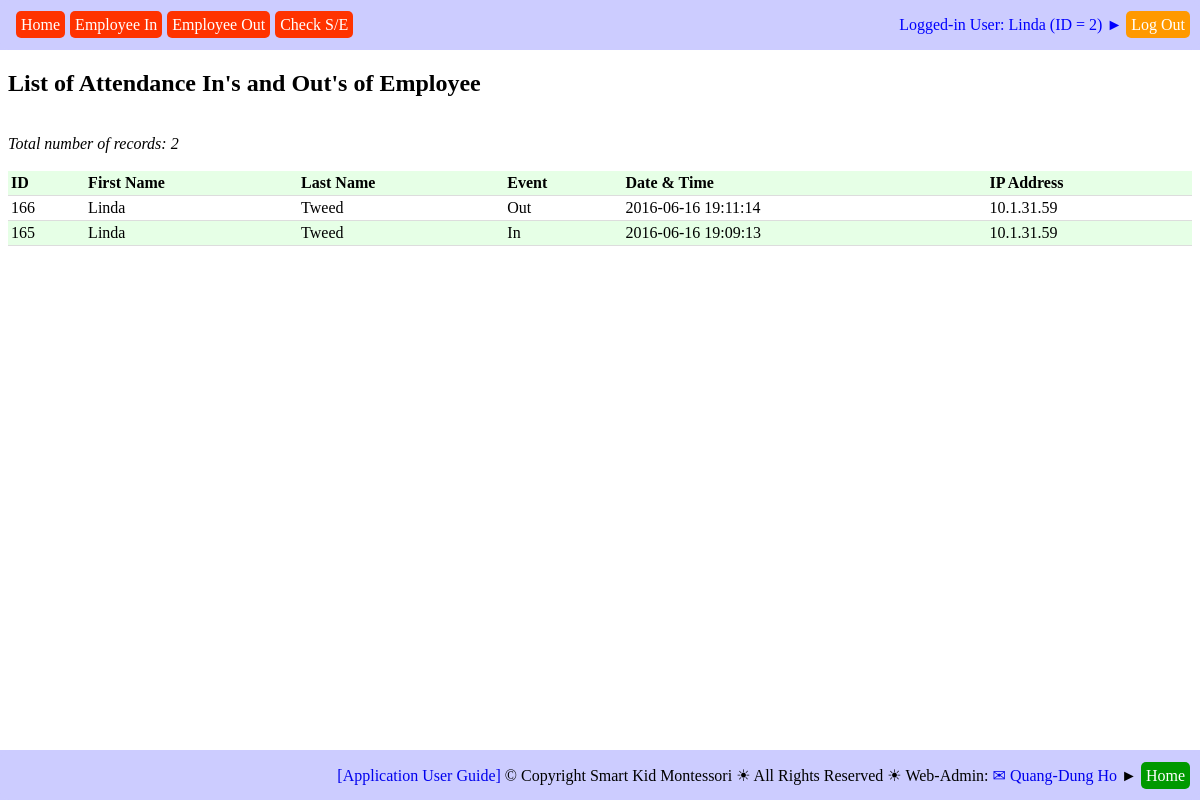
The page /report_employee_attendances.php (signed in) on the database as committed earlier.
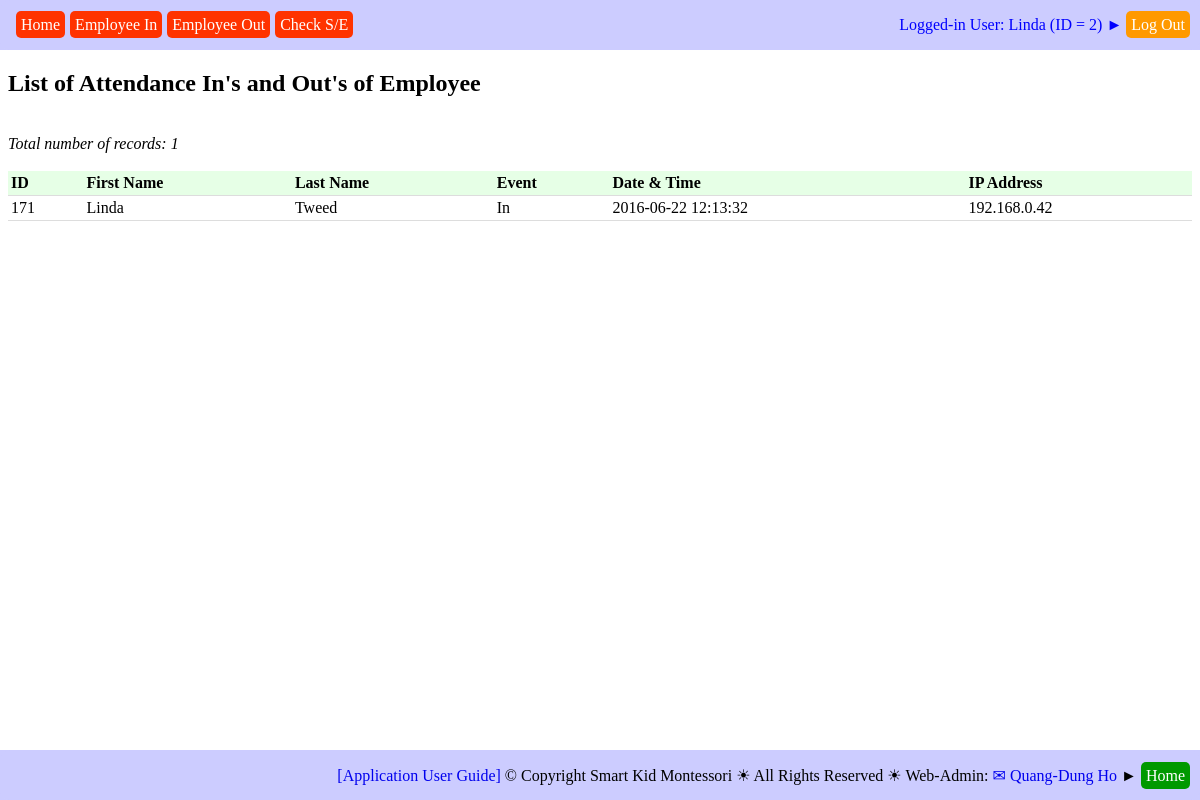
The same page on the database as committed later.
### tables this page shows
CREATE TABLE `web_pages` (
  `PAGE_ID` int(11) NOT NULL,
  `TAG_CLASS` varchar(50) NOT NULL,
  `TYPE` varchar(20) NOT NULL,
  `HREF` varchar(500) NOT NULL,
  `ICON_URL` varchar(500) NOT NULL,
  `TITLE` varchar(200) NOT NULL,
  `TITLE_SHORT` varchar(200) NOT NULL,
  `STATUS` varchar(20) NOT NULL
);

CREATE TABLE `employee_attendances` (
  `EMP_ATT_ID` int(11) NOT NULL,
  `EMP_ID` int(11) NOT NULL,
  `EVENT_TYPE` varchar(5) NOT NULL,
  `DATE_TIME` datetime NOT NULL,
  `IP_ADDR` varchar(50) NOT NULL,
  `NOTES` text NOT NULL
);

CREATE TABLE `employees` (
  `EMP_ID` int(11) NOT NULL,
  `EMP_FIRST_NAME` varchar(50) NOT NULL,
  `EMP_LAST_NAME` varchar(25) NOT NULL,
  `EMP_BIRTHDATE` date NOT NULL,
  `EMP_SEX` varchar(1) NOT NULL,
  `EMP_PHOTO` varchar(50) NOT NULL,
  `EMP_ADDRESS` varchar(50) NOT NULL,
  `EMP_CITY` varchar(20) NOT NULL,
  `EMP_PROVINCE` varchar(20) NOT NULL,
  `EMP_POSTAL_CODE` varchar(10) NOT NULL,
  `EMP_COUNTRY` varchar(20) NOT NULL,
  `EMP_PHONE1` varchar(15) NOT NULL,
  `EMP_PHONE2` varchar(15) DEFAULT NULL,
  `EMP_EMAIL` varchar(50) NOT NULL,
  `EMP_HIRE_DATE` date NOT NULL,
  `EMP_END_DATE` date NOT NULL,
  `EMP_EDU_ID` int(11) NOT NULL,
  `EDU_DAYCARE_EXPERIENCE` tinyint(11) NOT NULL,
  `EDU_MONTESSORI_EXPERIENCE` tinyint(11) NOT NULL,
  `EMP_POST_ID1` int(11) NOT NULL,
  `EMP_POST_ID2` int(11) DEFAULT NULL,
  `EMP_BOSS_ID` int(11) DEFAULT NULL,
  `EMP_HOURLY_RATE` float NOT NULL,
  `EMP_PASSCODE` varchar(10) NOT NULL,
  `EMP_NOTES` text
);

### db_operations.php (called while the page is built, shortened)
<?php
require_once("sql_queries.php");
function insert_DB_QUERY_LOGS($user_name, $queryStrToDisplay)
{
	$queryStr = "INSERT INTO ";
		$queryStr = $queryStr . "DB_QUERY_LOGS(";
		$queryStr = $queryStr . "QUERY_STR";
		$queryStr = $queryStr . ", " . "USER_NAME";
		$queryStr = $queryStr . ", " . "DATE_TIME";
		$queryStr = $queryStr . ", " . "IP_ADDR";
		$queryStr = $queryStr . ")";
	$queryStr = $queryStr . " VALUES(";
		$queryStr = $queryStr . "'" . $queryStrToDisplay .  "'";
		$queryStr = $queryStr . ", " . "'" . $user_name . "'";
		$queryStr = $queryStr . ", " . "NOW()";
		$queryStr = $queryStr . ", " . "'" . get_client_ip() .  "'";
		$queryStr = $queryStr . ")";
	$queryStr = $queryStr . ";";
	$result = getResult($queryStr);
	return ($result);
}
function employeeIsAuthorizedThisPage($emp_id, $page_url, $debug_on)
{
	$queryStr = 'SELECT ';
		$queryStr = $queryStr . 'HREF';
	$queryStr = $queryStr . ' FROM ';
		$queryStr = $queryStr . 'WEB_PAGES';
	$queryStr = $queryStr . ' WHERE ';
		$queryStr = $queryStr . '(PAGE_ID IN
									(SELECT PAGE_ID FROM EMPLOYEE_WEBPAGE
										WHERE EMP_ID = ' . $emp_id . ')) AND ';
		$queryStr = $queryStr . '(WEB_PAGES.STATUS = "active")';
		$queryStr = $queryStr . ';';
	$result = getResult($queryStr);
	$resultRows = mysqli_num_rows($result);
	for ($row = 0; $row < $resultRows; $row++)
	{
		$currentRow = mysqli_fetch_row($result);
		if (strpos($page_url, $currentRow[0]) !== false)
		{
			return (true);
		}
	}
	return (false);
}
function getTabsOfPage($this_page_url, $debug_on)
{
	$queryStr = 'SELECT ';
		$queryStr = $queryStr .'HREF';
		$queryStr = $queryStr . ', ' . 'TITLE_SHORT';
	$queryStr = $queryStr . ' FROM ';
		$queryStr = $queryStr . 'WEB_PAGES';
	$queryStr = $queryStr . ' WHERE ';
		$queryStr = $queryStr . 'PAGE_ID IN';
		$queryStr = $queryStr . '(';
			$queryStr = $queryStr . 'SELECT ';
				$queryStr = $queryStr . 'TAB_PAGE_ID';
			$queryStr = $queryStr . ' FROM ';
				$queryStr = $queryStr . 'PAGE_TABS';
			$queryStr = $queryStr . ' WHERE ';
				$queryStr = $queryStr . 'PAGE_ID IN';
				$queryStr = $queryStr . '(';
					$queryStr = $queryStr . 'SELECT ';
						$queryStr = $queryStr . 'PAGE_ID';
					$queryStr = $queryStr . ' FROM ';
						$queryStr = $queryStr . 'WEB_PAGES';
					$queryStr = $queryStr . ' WHERE ';
						$queryStr = $queryStr . '(INSTR("' . $this_page_url .'", HREF) > 0)';
					$queryStr = $queryStr . ')';
				$queryStr = $queryStr . ')';
	$queryStr = $queryStr . ';';
	$result = getResult($queryStr);
	return ($result);
}
function report_EMPLOYEE_ATTENDANCES($emp_id, $debug_on)
{
	$queryStr = 'SELECT  ';
		$queryStr = $queryStr . 'EMPLOYEE_ATTENDANCES.EMP_ATT_ID';
		$queryStr = $queryStr . ', ' . 'EMPLOYEES.EMP_FIRST_NAME';
		$queryStr = $queryStr . ', ' . 'EMPLOYEES.EMP_LAST_NAME';
		$queryStr = $queryStr . ', ' . 'EMPLOYEE_ATTENDANCES.EVENT_TYPE';
		$queryStr = $queryStr . ', ' . 'EMPLOYEE_ATTENDANCES.DATE_TIME';
		$queryStr = $queryStr . ', ' . 'EMPLOYEE_ATTENDANCES.IP_ADDR';
	$queryStr = $queryStr . ' FROM ';
		$queryStr = $queryStr . 'EMPLOYEE_ATTENDANCES';
		$queryStr = $queryStr . ', ' . 'EMPLOYEES';
	$queryStr = $queryStr . ' WHERE ';
		$queryStr = $queryStr . 'EMPLOYEE_ATTENDANCES.EMP_ID=' .  $emp_id;
		$queryStr = $queryStr . ' AND ' . 'EMPLOYEE_ATTENDANCES.EMP_ID=' . 'EMPLOYEES.EMP_ID';
		$queryStr = $queryStr . ' ORDER BY ' . 'EMPLOYEE_ATTENDANCES.DATE_TIME DESC';
	$queryStr = $queryStr . ';';
	$result = getResult($queryStr);
	$fieldHeaderStr = array (
		0 => 'ID',
		1 => 'First Name',
		2 => 'Last Name',
		3 => 'Event',
		4 => 'Date & Time',
		5 => 'IP Address',
		);
	populateResultToTable($result, $fieldHeaderStr);
}
function get_client_ip() {
    $ipaddress = '';
    if (isset($_SERVER['HTTP_CLIENT_IP']) && ($_SERVER['HTTP_CLIENT_IP']))
        $ipaddress = $_SERVER['HTTP_CLIENT_IP'];
    else if (isset($_SERVER['HTTP_X_FORWARDED_FOR']) && ($_SERVER['HTTP_X_FORWARDED_FOR']))
        $ipaddress = $_SERVER['HTTP_X_FORWARDED_FOR'];
    else if (isset($_SERVER['HTTP_X_FORWARDED']) && ($_SERVER['HTTP_X_FORWARDED']))
        $ipaddress = $_SERVER['HTTP_X_FORWARDED'];
    else if (isset($_SERVER['HTTP_FORWARDED_FOR']) && ($_SERVER['HTTP_FORWARDED_FOR']))
        $ipaddress = $_SERVER['HTTP_FORWARDED_FOR'];
    else if (isset($_SERVER['HTTP_FORWARDED']) && ($_SERVER['HTTP_FORWARDED']))
        $ipaddress = $_SERVER['HTTP_FORWARDED'];
    else if (isset($_SERVER['REMOTE_ADDR']) && ($_SERVER['REMOTE_ADDR']))
        $ipaddress = $_SERVER['REMOTE_ADDR'];
    else
        $ipaddress = 'unknown';
    return $ipaddress;
}

### sql_queries.php (the view, shortened to what this page needs)
<?php
	function connectDB()
	{
		$db_hostname = "localhost";
		$db_name     = "montessori";
		$db_username = "root";
		$db_password = "";
		$db = mysqli_connect($db_hostname, $db_username, $db_password, $db_name);
		return ($db);
	}
	function getResult($query)
	{
		$db = connectDB();
		$result = mysqli_query($db, $query);
		return ($result);
	}
	function populateResultToTable($result, $fieldHeaderStr)
	{
		$resultRows = mysqli_num_rows($result);
		$resultFields = mysqli_num_fields($result);
		echo '<br/><i>Total number of records: ' . $resultRows . '</i><br/><br/>';
		echo '<table>';
		echo '<tr>';
		for ($fd = 0; $fd < $resultFields; $fd++)
		{
			echo '<th>' . $fieldHeaderStr[$fd] . '</th>';
		}
 		echo '</tr>';
		for ($row = 0; $row < $resultRows; $row++)
		{
			$currentRow = mysqli_fetch_row($result);
			echo '<tr>';
			for ($fd = 0; $fd < $resultFields; $fd++)
			{
				echo '<td>' . $currentRow[$fd] . '</td>';
			}
			echo '</tr>';
		}
		echo '</table>';
	}
?>

### report_employee_attendances.php (shortened to what this page needs)
<!DOCTYPE html>
<html>
<head>
	<link rel="stylesheet" type="text/css" href="db_tables.css">
	<link rel="stylesheet" type="text/css" href="common.css">
</head>
<body>
<?php
	include 'header_log_in_out.php';
?>
<div id="main">
<h2>List of Attendance In's and Out's of Employee</h2>
<?php
if (isset($_SESSION['LoggedIn_EMP_ID']))
{
	require_once("db_operations.php");
	report_EMPLOYEE_ATTENDANCES($_SESSION['LoggedIn_EMP_ID'], true);
}
else
{
	echo 'Something is wrong with $_SESSION["LoggedIn_EMP_ID"])';
}
?>
</div>
<?php
	include 'footer.php';
?>
</body>
</html>

### header_log_in_out.php (shortened to what this page needs)
<header style="
    		position: fixed;
    		top: 0;
    		left: 0;
    		right: 0;
    		background-color: rgb(204, 204, 255);"
>
<div style="
	display: table;
	height: 30px;
    width: 100%;
    margin: 0px;
    background-color: rgb(204, 204, 255);
    border-radius: 10px;
    text-align: right;">
	<div style="
		display: table-cell;
		height: 30px;
    	width: 100%;
    	padding: 10px;
    	vertical-align: middle;">
	<?php
	if (isset($_SESSION['LoggedIn_EMP_ID']) &&
    	isset($_SESSION['LoggedIn_EMP_NAME']))
	{
		$emp_id = $_SESSION['LoggedIn_EMP_ID'];
		$emp_name = $_SESSION['LoggedIn_EMP_NAME'];
		$this_page_url = $_SERVER["PHP_SELF"];
		require_once("db_operations.php");
		if (employeeIsAuthorizedThisPage($emp_id, $this_page_url, true) === true)
		{
			echo '<font color="blue">';
			echo 'Logged-in User: ' . $emp_name .
					' (ID = ' . $emp_id . ')' . ' &#9658; ';
			echo ' <a href="logout.php" style="background-color: rgb(255, 153, 0); color: white; text-decoration: none; padding: 5px; border-radius: 5px">Log Out</a>';
			echo '</font>';
			include 'tab_header.php';
		}
	}
	?>
	</div>
</div>
</header>

### tab_header.php
<div style="
    		position: fixed;
    		height: 20px;
 		   	width: 50%;
    		top: 7px;
    		left: 6px;
    		right: 0;
    		background-color: transparent;"
>
<div style="
	display: table;
	height: 26px;
    width: 100%;
    margin: 0px;
    background-color: transparent;
    border-radius: 10px;
    text-align: left">
	<div style="
		display: table-cell;
		height: 26px;
    	width: 100%;
    	padding: 5px;
    	vertical-align: middle;">
	<?php
	require_once("db_operations.php");
	$tabs = getTabsOfPage($_SERVER["PHP_SELF"], true);
	$tabNum = mysqli_num_rows($tabs);
	for ($row = 0; $row < $tabNum; $row++)
	{
		$currentTab = mysqli_fetch_row($tabs);
		echo '<a href="' . $currentTab[0] . '" style="background-color: rgb(255, 51, 0); color: white; text-decoration: none; padding: 5px; margin-left: 5px; border-radius: 5px">' . $currentTab[1] . '</a>';
	}
	?>
	</div>
</div>
</div>

### footer.php
<footer style="
    		position: fixed;
    		bottom: 0;
    		left: 0;
    		right: 0;
    		background-color: rgb(204, 204, 255);"
>
<div style="
		display: table;
		height: 30px;
	    width: 100%;
    	margin: 0px;
    	background-color: rgb(204, 204, 255);
    	border-radius: 10px;
    	text-align: right;">
	<div style="
		display: table-cell;
		height: 30px;
    	width: 100%;
    	padding: 10px;
    	vertical-align: middle;">
    	<a href="help_main.php" target="_new">[Application User Guide] </a>
		&copy; Copyright Smart Kid Montessori &#9728; All Rights Reserved &#9728; Web-Admin: <a href="mailto:hoquangdung@yahoo.com"> &#9993; Quang-Dung Ho</a>
		<?php
		if ((strpos($_SERVER["PHP_SELF"], "/montessori/index.php") === false) &&
			(strpos($_SERVER["PHP_SELF"], "/montessori/login.php") === false))
		{
			echo '  &#9658; <a href="index.php" style="';
			echo 'background-color: rgb(0, 153, 0);';
			echo 'color: white;';
			echo 'text-decoration: none;';
			echo 'padding: 5px;';
			echo 'border-radius: 5px"';
			echo '>Home</a>';
		}
		?>
	</div>
</div>
</footer>

### db_tables.css (style rules this page uses)
table { border-collapse: collapse; width: 100%; }
th, td { padding: 3px; text-align: left; border-bottom: 1px solid #ddd; }
tr:nth-child(odd) { background-color: rgb(230, 255, 230); }

### common.css (style rules this page uses)
div#main { margin-top: 70px; margin-bottom: 70px; }
a { text-decoration: none; }

Rows that differ between the two databases and show on the page:
removed employee_attendances: EMP_ATT_ID "166", EVENT_TYPE "Out", DATE_TIME "2016-06-16 19:11:14", IP_ADDR "10.1.31.59"
no longer on this page (row unchanged): employees: EMP_FIRST_NAME "Linda", EMP_LAST_NAME "Tweed"
removed employee_attendances: EMP_ATT_ID "165", EVENT_TYPE "In", DATE_TIME "2016-06-16 19:09:13", IP_ADDR "10.1.31.59"
added employee_attendances: EMP_ATT_ID "171", EMP_ID.EMP_FIRST_NAME "Linda", EMP_ID.EMP_LAST_NAME "Tweed", EVENT_TYPE "In", DATE_TIME "2016-06-22 12:13:32", IP_ADDR "192.168.0.42"
Other text that changed with them:
$resultRows: "2" → "1"
